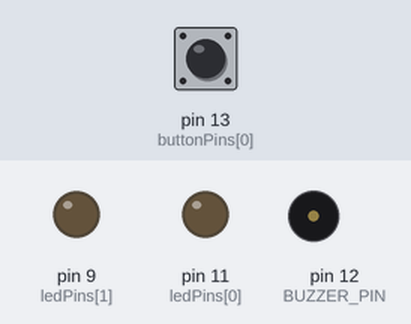
Bench run of a sketch on a simulated Arduino Uno, built with avr-gcc and run on an emulated ATmega328P. Shown: output pins drawn as LEDs (lit = HIGH), buzzer (waves = sounding). Inputs (shaded band) come from the test bench; at power-on: pin 13 (buttonPins[0]) HIGH. Random numbers use the default seed unless the sketch sets one.

Above: at 4.6 s.
4.7 s: pin 13 (buttonPins[0]) pulled LOW for 0.15 s
At 5.0 s:
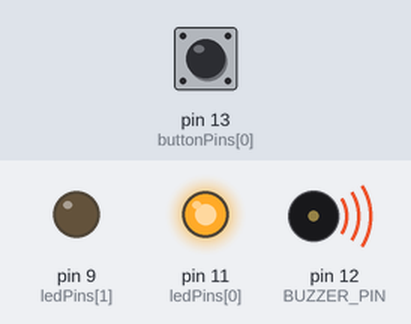
7.2 s: pin 13 (buttonPins[0]) pulled LOW for 1 s
At 11.14 s:
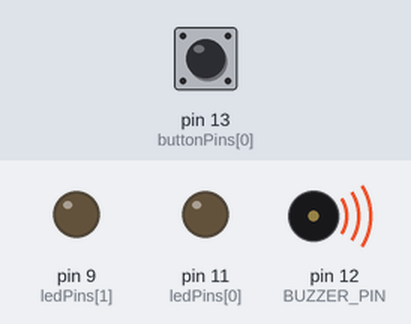
Timing chart, 0 to 12.8 s (numbered marks = the images above; inputs shaded):
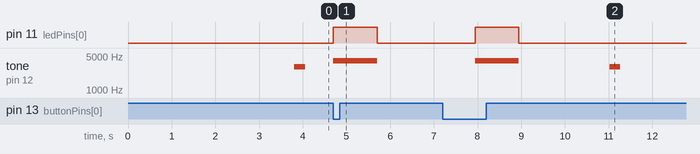

The sketch:

button_fights.ino
```cpp
#define BUZZER_PIN 12
#define PLAYERS_COUNT 2


int buttonPins[PLAYERS_COUNT] = {13, 3};
int ledPins[PLAYERS_COUNT] = {11, 9};

void setup() {
    pinMode(BUZZER_PIN, OUTPUT);
    for (int player = 0; player < PLAYERS_COUNT; ++player) {
        pinMode(ledPins[player], OUTPUT);
        pinMode(buttonPins[player], INPUT_PULLUP);
    }
}

void loop() {
    delay(random(2000, 7000));
    tone(BUZZER_PIN, 3000, 250);

    for (int player = 0; ; player < (player + 1) % PLAYERS_COUNT) {
        if (!digitalRead(buttonPins[player])) {
            digitalWrite(ledPins[player], HIGH);
            tone(BUZZER_PIN, 4000, 1000);
            delay(1000);
            digitalWrite(ledPins[player], LOW);
            break;
        }
    }
}
```

Measured:
- after the input at 4.7 s, pin 11 (ledPins[0]): LOW → HIGH at once, → LOW 1.0 s later; tone on pin 12 (BUZZER_PIN): silent → 4000 Hz at once, → silent 1.0 s later
- after the input at 7.2 s, pin 11 (ledPins[0]): LOW → HIGH after 0.75 s, → LOW 1.0 s later
